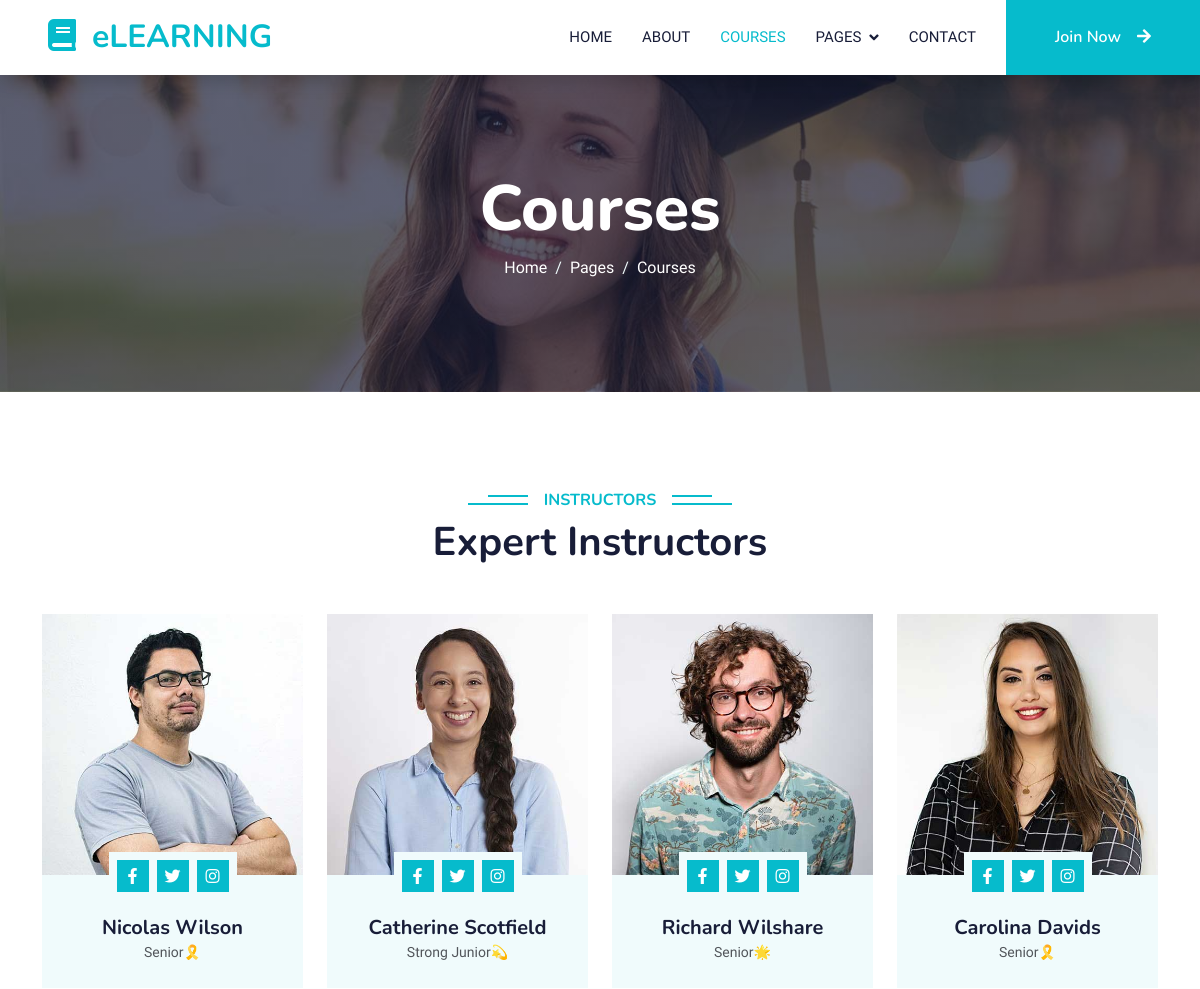
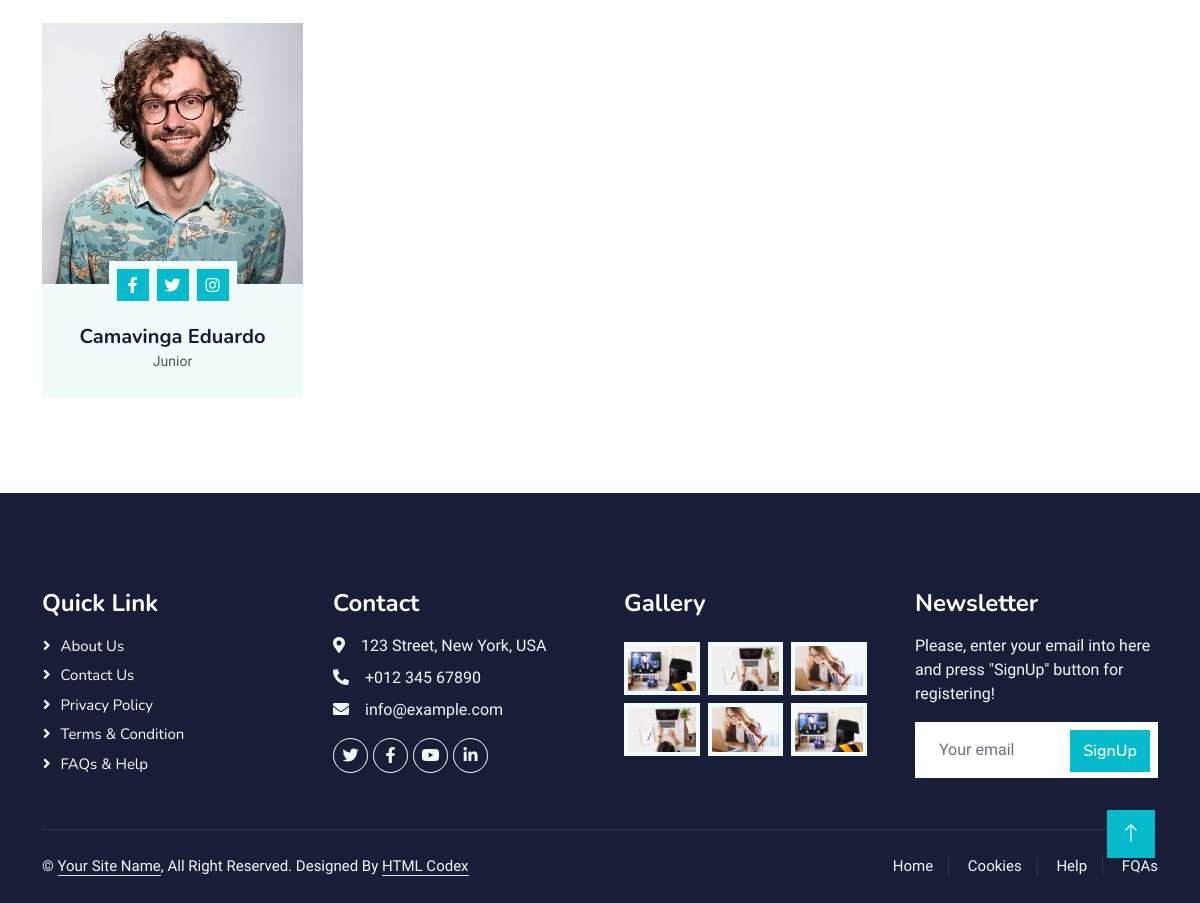
Page /team/ on the committed database (2 pictures, top to bottom).
### logic/models.py (models this page shows, shortened)
class Team(models.Model):
    img = models.ImageField(upload_to='index/img')
    name = models.TextField()
    rank = models.TextField()

### logic/views.py (the view)
# urls.py: path('team/', team, name="team"),
def team(request):
    team = Team.objects.all()
    context = {
        "team": team,
    }
    return render(request, "team.html", context=context)

### templates/team.html
{% extends 'base.html' %}
{% load static %}
{% block content %}
    <div class="container-xxl py-5">
        <div class="container">
            <div class="text-center wow fadeInUp" data-wow-delay="0.1s">
                <h6 class="section-title bg-white text-center text-primary px-3">Instructors</h6>
                <h1 class="mb-5">Expert Instructors</h1>
            </div>
            <div class="row g-4">
                {% for t in team %}
                <div class="col-lg-3 col-md-6 wow fadeInUp" data-wow-delay="0.1s">
                    <div class="team-item bg-light">
                        <div class="overflow-hidden">
                            <img class="img-fluid" src="{{t.img.url}}" alt="">
                        </div>
                        <div class="position-relative d-flex justify-content-center" style="margin-top: -23px;">
                            <div class="bg-light d-flex justify-content-center pt-2 px-1">
                                <a class="btn btn-sm-square btn-primary mx-1" href=""><i class="fab fa-facebook-f"></i></a>
                                <a class="btn btn-sm-square btn-primary mx-1" href=""><i class="fab fa-twitter"></i></a>
                                <a class="btn btn-sm-square btn-primary mx-1" href=""><i class="fab fa-instagram"></i></a>
                            </div>
                        </div>
                        <div class="text-center p-4">
                            <h5 class="mb-0">{{t.name}}</h5>
                            <small>{{t.rank}}</small>
                        </div>
                    </div>
                </div>
                {% endfor %}
            </div>
        </div>
    </div>
{% endblock content %}

### static/css/style.css (style rules this page uses)
:root { --primary: #06BBCC; --light: #F0FBFC; --dark: #181d38; }
.btn { font-family: 'Nunito', sans-serif; font-weight: 600; transition: .5s; }
.btn.btn-primary, .btn.btn-secondary { color: #FFFFFF; }
.btn-sm-square { width: 32px; height: 32px; }
.btn-square, .btn-sm-square, .btn-lg-square { padding: 0; display: flex; align-items: center; justify-content: center; font-weight: normal; border-radius: 0px; }
.section-title { position: relative; display: inline-block; text-transform: uppercase; }
.section-title::before { position: absolute; content: ""; width: calc(100% + 80px); height: 2px; top: 4px; left: -40px; background: var(--primary); z-index: -1; }
.section-title::after { position: absolute; content: ""; width: calc(100% + 120px); height: 2px; bottom: 5px; left: -60px; background: var(--primary); z-index: -1; }
.team-item img { transition: .5s; }

### rows in the picture
Team: img (picture), name "Nicolas Wilson", rank "Senior🎗️"
Team: img (picture), name "Catherine Scotfield", rank "Strong Junior💫"
Team: img (picture), name "Richard Wilshare", rank "Senior🌟"
Team: img (picture), name "Carolina Davids", rank "Senior🎗️"
Team: img (picture), name "Camavinga Eduardo", rank "Junior"
